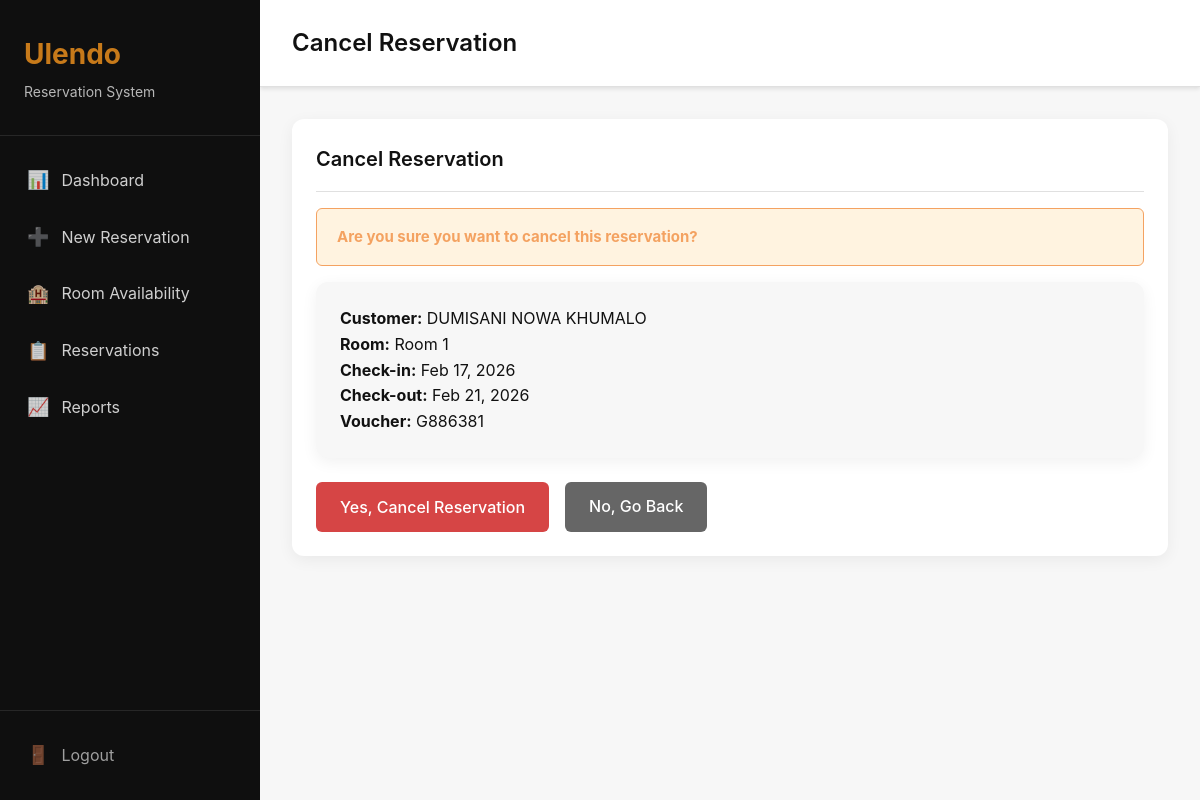
Screenshot of /30/cancel/ (signed in) with the database file from the repository.
### reservations/models.py (models this page shows, shortened)
class Reservation(models.Model):
    STATUS_CHOICES = [
        ('confirmed', 'Confirmed'),
        ('cancelled', 'Cancelled'),
    ]
    customer_name = models.CharField(max_length=200)
    voucher_number = models.CharField(max_length=100, blank=True, null=True)
    room = models.ForeignKey(Room, on_delete=models.CASCADE, related_name='reservations')
    check_in_date = models.DateField()
    check_out_date = models.DateField()
    status = models.CharField(max_length=20, choices=STATUS_CHOICES, default='confirmed')
    notes = models.TextField(blank=True, null=True)
    created_at = models.DateTimeField(auto_now_add=True)
    updated_at = models.DateTimeField(auto_now=True)
    class Meta:
        ordering = ['-created_at']
        verbose_name = 'Reservation'
        verbose_name_plural = 'Reservations'
        indexes = [
            models.Index(fields=['check_in_date', 'check_out_date']),
            models.Index(fields=['status']),
        ]

### rooms/models.py (models this page shows, shortened)
class Room(models.Model):
    room_number = models.CharField(max_length=10, unique=True)
    room_type = models.CharField(max_length=50, blank=True, null=True)
    is_active = models.BooleanField(default=True)
    created_at = models.DateTimeField(auto_now_add=True)
    updated_at = models.DateTimeField(auto_now=True)
    class Meta:
        ordering = ['room_number']
        verbose_name = 'Room'
        verbose_name_plural = 'Rooms'

### reservations/views.py (the view)
# urls.py: path('<int:pk>/cancel/', views.cancel_reservation, name='cancel_reservation'),
@login_required
def cancel_reservation(request, pk):
    reservation = get_object_or_404(Reservation, pk=pk)
    if request.method == 'POST':
        reservation.status = 'cancelled'
        reservation.save()
        messages.success(request, f'Reservation for {reservation.customer_name} has been cancelled.')
        return redirect('reservations:reservation_list')
    return render(request, 'reservations/cancel_reservation.html', {'reservation': reservation})

### reservations/templates/reservations/cancel_reservation.html (shortened to what this page needs)
{% extends 'base.html' %}
{% block page_title %}Cancel Reservation{% endblock %}
{% block content %}
<div class="card">
    <div class="card-header">
        <h3 class="card-title">Cancel Reservation</h3>
    </div>
    <div class="card-body">
        <div class="alert alert-warning">
            <strong>Are you sure you want to cancel this reservation?</strong>
        </div>
        <div class="card" style="background: var(--background);">
            <div class="card-body">
                <p><strong>Customer:</strong> {{ reservation.customer_name }}</p>
                <p><strong>Room:</strong> Room {{ reservation.room.room_number }}</p>
                <p><strong>Check-in:</strong> {{ reservation.check_in_date|date:"M d, Y" }}</p>
                <p><strong>Check-out:</strong> {{ reservation.check_out_date|date:"M d, Y" }}</p>
                {% if reservation.voucher_number %}
                <p><strong>Voucher:</strong> {{ reservation.voucher_number }}</p>
                {% endif %}
            </div>
        </div>
        <form method="post" class="mt-3">
            <div class="d-flex gap-2">
                <button type="submit" class="btn btn-danger">Yes, Cancel Reservation</button>
                <a href="{% url 'reservations:reservation_list' %}" class="btn btn-secondary">No, Go Back</a>
            </div>
        </form>
    </div>
</div>
{% endblock %}

### core/static/core/css/style.css (style rules this page uses)
:root { --primary: #C77A1A; --secondary: #0F0F0F; --background: #F7F7F7; --text-primary: #111111; --text-secondary: #666666; --success: #1E9E5A; --warning: #F4A261; --error: #D64545; --info: #2F80ED; --white: #FFFFFF; --border: #E0E0E0; --shadow: rgba(0, 0, 0, 0.1); }
* { margin: 0; padding: 0; box-sizing: border-box; }
body { font-family: -apple-system, BlinkMacSystemFont, 'Segoe UI', Roboto, Oxygen, Ubuntu, Cantarell, sans-serif; background: var(--background); color: var(--text-primary); line-height: 1.6; }
.alert { padding: 1rem 1.25rem; border-radius: 6px; margin-bottom: 1rem; display: flex; align-items: center; font-size: 0.9375rem; }
.alert-warning { background: #FFF3E0; color: var(--warning); border: 1px solid var(--warning); }
.card { background: var(--white); border-radius: 12px; padding: 1.5rem; box-shadow: 0 4px 16px rgba(0, 0, 0, 0.06); margin-bottom: 1.5rem; }
.card-header { display: flex; justify-content: space-between; align-items: center; margin-bottom: 1rem; padding-bottom: 1rem; border-bottom: 1px solid var(--border); }
.card-title { font-size: 1.25rem; font-weight: 600; color: var(--text-primary); }
.card-body { padding: 0; }
.btn { display: inline-block; padding: 0.75rem 1.5rem; border: none; border-radius: 6px; font-size: 1rem; font-weight: 500; cursor: pointer; text-decoration: none; text-align: center; transition: all 0.2s; font-family: inherit; }
.btn-secondary { background: var(--text-secondary); color: var(--white); }
.btn-danger { background: var(--error); color: var(--white); }
.mt-3 { margin-top: 1.5rem; }
.d-flex { display: flex; }
.gap-2 { gap: 1rem; }

### rows the page displays
Reservation: customer_name "DUMISANI NOWA KHUMALO", room.room_number "1", check_in_date "Feb 17, 2026", check_out_date "Feb 21, 2026", voucher_number "G886381"
